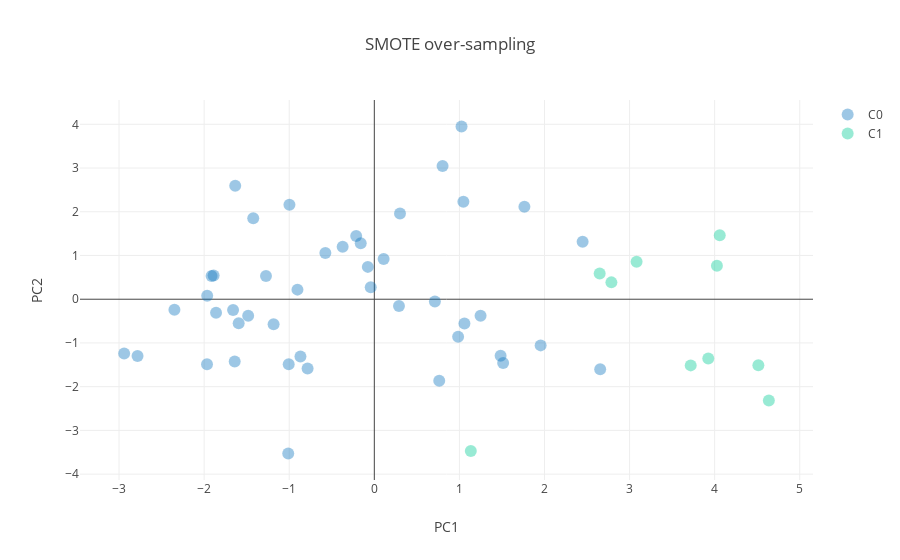

The cell this chart's notebook holds for it:
### Markdown cell above
We'll use ratio='minority' to resample the minority class.

### Code cell
from imblearn.over_sampling import SMOTE

smote = SMOTE(sampling_strategy={'C1': 10},k_neighbors=4)
X_sm, y_sm = smote.fit_sample(X_PCA, y=df['target'])

plot_2d_space(X_sm, y_sm, title = 'SMOTE over-sampling')

### Figure 1 — Plotly figure (JSON) as saved in the notebook; plotly's stock layout.template omitted (floating-point values rounded to 4 significant figures)
{"data": [{"marker": {"color": "#0D76BF", "line": {"color": "rgba(217, 217, 217, 0.14)", "width": 0.5}, "opacity": 0.4, "size": 12}, "mode": "markers", "name": "C0", "type": "scatter", "uid": "ab1e73a3-58b4-4824-88af-e04751998e65", "x": [0.9849, 1.025, -0.9975, 1.514, -0.8681, -1.012, -2.349, 1.955, -0.9033, -1.66, -0.07643, -0.7844, -1.641, 2.448, -0.2132, -0.04215, 0.1093, -1.006, -1.635, -1.966, -1.964, 2.655, -0.1598, 0.2898, -1.889, 1.047, -1.594, -2.783, 1.484, 1.249, -0.5755, 1.764, 0.7629, -1.184, -1.86, -1.423, 0.802, -0.3721, 1.059, 0.3018, -1.483, -1.273, -2.94, 0.7119, -1.913], "y": [-0.8576, 3.95, 2.161, -1.461, -1.308, -3.528, -0.2401, -1.056, 0.2194, -0.2489, 0.7396, -1.583, -1.425, 1.316, 1.446, 0.2714, 0.9207, -1.487, 2.593, -1.487, 0.08124, -1.602, 1.279, -0.1546, 0.5421, 2.229, -0.5513, -1.3, -1.295, -0.376, 1.056, 2.116, -1.867, -0.5735, -0.3072, 1.849, 3.045, 1.2, -0.5576, 1.959, -0.3773, 0.5325, -1.24, -0.05301, 0.529]}, {"marker": {"color": "#00cc96", "line": {"color": "rgba(217, 217, 217, 0.14)", "width": 0.5}, "opacity": 0.4, "size": 12}, "mode": "markers", "name": "C1", "type": "scatter", "uid": "5edb2a8b-1c45-4d91-b531-38f02cf96234", "x": [4.637, 2.649, 1.134, 3.925, 4.06, 2.786, 3.719, 3.082, 4.514, 4.027], "y": [-2.314, 0.5861, -3.472, -1.356, 1.461, 0.3853, -1.513, 0.8549, -1.508, 0.7673]}], "layout": {"title": {"text": "SMOTE over-sampling"}, "xaxis": {"showline": false, "title": {"text": "PC1"}}, "yaxis": {"showline": false, "title": {"text": "PC2"}}}}
